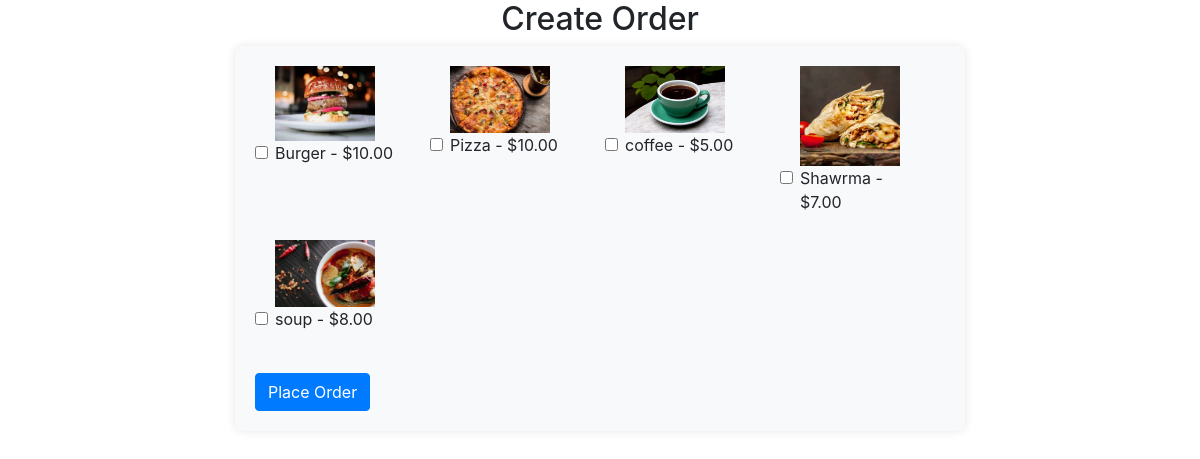
/order/ (signed in), run on the app's committed database.
### orders/models.py (models this page shows, shortened)
class Product(models.Model):
    name = models.CharField(max_length=255)
    price = models.DecimalField(max_digits=10, decimal_places=2)
    image = models.ImageField(upload_to='menu_images/', null=True, blank=True)

### orders/views.py (the view, shortened to what this page needs)
# urls.py: path('order/', order_view, name='order_view'),
@login_required
def order_view(request):
    products = Product.objects.all()
    return render(request, 'orders/order.html', {'products': products})

### orders/templates/orders/order.html (shortened to what this page needs)
{% load static %}
<!DOCTYPE html>
<html lang="en">
<head>
    <link rel="stylesheet" href="https://stackpath.bootstrapcdn.com/bootstrap/4.5.2/css/bootstrap.min.css">
    <link rel="stylesheet" href="{% static 'css/styles.css' %}">
</head>
<body>
    <div class="container">
        <div class="row justify-content-center">
            <div class="col-md-8">
                <h2 class="text-center">Create Order</h2>
                <form method="post" action="{% url 'order_view' %}">
                    <div class="form-row">
                        {% for product in products %}
                        <div class="form-group col-md-3">
                            <div class="form-check">
                                {% if product.image %}
                                <div class="product-image">
                                    <img src="{{ product.image.url }}" width="100" alt="{{ product.name }}">
                                </div>
                                {% endif %}
                                <input class="form-check-input" type="checkbox" name="product" value="{{ product.id }}"
                                    id="product{{ product.id }}">
                                <label class="form-check-label" for="product{{ product.id }}">
                                    {{ product.name }} - ${{ product.price }}
                                </label>
                            </div>
                        </div>
                        {% endfor %}
                    </div>
                    <button type="submit" class="btn btn-primary mt-3">Place Order</button>
                </form>
            </div>
        </div>
    </div>
</body>
</html>

### orders/static/css/styles.css (style rules this page uses)
.container { align-items: center; justify-content: center; }
form { background-color: #f8f9fa; padding: 20px; border-radius: 8px; box-shadow: 0 0 10px rgba(0, 0, 0, 0.1); }
.form-check { margin-bottom: 10px; }
.btn-primary { background-color: #007bff; border-color: #007bff; }

### orders/templates/orders/order.html (style rules this page uses)
.form-check { display: inline-block; margin-right: 20px; }
.form-check-input { margin-right: 5px; }
.product-image { margin-right: 10px; }

### data on the page
Product: image (picture), name "Burger", price "10.00"
Product: image (picture), name "Pizza", price "10.00"
Product: image (picture), name "coffee", price "5.00"
Product: image (picture), name "Shawrma", price "7.00"
Product: image (picture), name "soup", price "8.00"
